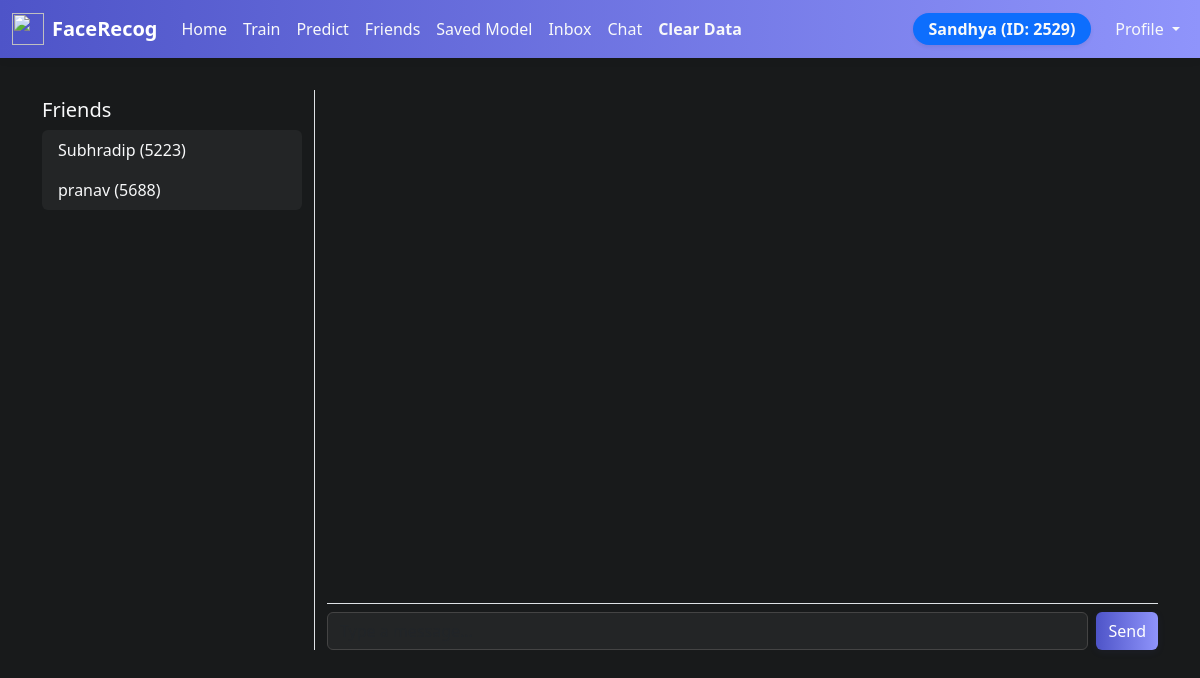
The page /chat (signed in) on the database its author committed.
### tables this page shows
CREATE TABLE users (
            id INTEGER PRIMARY KEY AUTOINCREMENT,
            username TEXT UNIQUE NOT NULL,
            password_hash TEXT NOT NULL,
            unique_id TEXT UNIQUE NOT NULL
        );

### app.py (the view)
@app.route('/chat')
@login_required
def chat():
    conn = get_db()
    friends = conn.execute('SELECT u.id, u.username, u.unique_id FROM friendships f JOIN users u ON f.friend_id = u.id WHERE f.user_id = ?', (current_user.id,)).fetchall()
    conn.close()
    return render_template('chat.html', friends=friends)

### app.py (called while the page is built)
def get_db():
    conn = sqlite3.connect(DATABASE)
    conn.row_factory = sqlite3.Row
    return conn

@login_manager.user_loader
def load_user(user_id):
    return User.get(user_id)

@app.context_processor
def inject_user_id():
    unique_id = None
    if current_user.is_authenticated:
        unique_id = getattr(current_user, 'unique_id', None)
    return dict(current_user_id=unique_id)

    @staticmethod
    def get(user_id):
        conn = get_db()
        user = conn.execute('SELECT * FROM users WHERE id = ?', (user_id,)).fetchone()
        conn.close()
        if user:
            return User(user['id'], user['username'], user['password_hash'], user['unique_id'])
        return None

### templates/chat.html (shortened to what this page needs)
{% extends 'base.html' %}
{% block content %}
<div class="row" style="height:70vh;">
  <div class="col-3 border-end" style="overflow-y:auto;">
    <h5 class="mt-2">Friends</h5>
    <ul class="list-group" id="friend-list">
      {% for friend in friends %}
        <li class="list-group-item list-group-item-action" data-friend-id="{{ friend['id'] }}" data-friend-name="{{ friend['username'] }}" style="cursor:pointer;">
          {{ friend['username'] }} ({{ friend['unique_id'] }})
        </li>
      {% endfor %}
    </ul>
  </div>
  <div class="col-9 d-flex flex-column" style="height:100%;">
    <div class="flex-grow-1 border-bottom" id="chat-window" style="overflow-y:auto; height:60vh;"></div>
    <form id="chat-form" class="d-flex mt-2" style="display:none;">
      <input type="text" class="form-control me-2" id="chat-input" placeholder="Type a message...">
      <button type="submit" class="btn btn-primary">Send</button>
    </form>
  </div>
</div>
{% endblock %}

### templates/base.html (shortened to what this page needs)
<!DOCTYPE html>
<html lang="en">
<head>
    <link href="https://cdn.jsdelivr.net/npm/bootstrap@5.3.0/dist/css/bootstrap.min.css" rel="stylesheet">
</head>
<body>
<nav class="navbar navbar-expand-lg navbar-light" style="background: linear-gradient(90deg, #4e54c8 0%, #8f94fb 100%); box-shadow: 0 2px 8px rgba(0,0,0,0.07);">
  <div class="container-fluid">
    <a class="navbar-brand d-flex align-items-center" href="{{ url_for('home') }}">
      <img src="https://img.icons8.com/ios-filled/50/4e54c8/face-id.png" width="32" height="32" class="me-2"/>
      <span class="fw-bold text-white">FaceRecog</span>
    </a>
    <div class="collapse navbar-collapse" id="navbarNav">
      <ul class="navbar-nav me-auto mb-2 mb-lg-0">
        <li class="nav-item">
          <a class="nav-link text-white" href="{{ url_for('home') }}">Home</a>
        </li>
        <li class="nav-item">
          <a class="nav-link text-white" href="{{ url_for('train') }}">Train</a>
        </li>
        <li class="nav-item">
          <a class="nav-link text-white" href="{{ url_for('predict') }}">Predict</a>
        </li>
        <li class="nav-item">
          <a class="nav-link text-white" href="{{ url_for('friends') }}">Friends</a>
        </li>
        <li class="nav-item">
          <a class="nav-link text-white" href="{{ url_for('saved_models') }}">Saved Model</a>
        </li>
        {% if current_user.is_authenticated %}
          <li class="nav-item">
            <a class="nav-link text-white" href="{{ url_for('inbox') }}">Inbox</a>
          </li>
          <li class="nav-item">
            <a class="nav-link text-white" href="{{ url_for('chat') }}">Chat</a>
          </li>
          <li class="nav-item">
            <a class="nav-link text-danger fw-bold" href="#" onclick="confirmClearData(event)">Clear Data</a>
          </li>
        {% endif %}
      </ul>
      {% if current_user.is_authenticated and current_user_id %}
        <span class="navbar-text me-3 text-white bg-primary rounded-pill px-3 py-1 fw-bold shadow-sm">
          {{ current_user.username }} (ID: {{ current_user_id }})
        </span>
      {% endif %}
      <ul class="navbar-nav">
        <li class="nav-item dropdown">
          <a class="nav-link dropdown-toggle text-white" href="#" id="profileDropdown" role="button" data-bs-toggle="dropdown" aria-expanded="false">
            Profile
          </a>
        </li>
      </ul>
    </div>
  </div>
</nav>
<div class="container mt-4">
    {% block content %}{% endblock %}
</div>
</body>
</html>

### templates/base.html (style rules this page uses)
body { background: #181a1b !important; color: #f8f9fa !important; }
.card, .list-group-item, .dropdown-menu { background: #232526 !important; color: #f8f9fa !important; border: none; }
.navbar, .navbar-nav .nav-link, .navbar-brand, .navbar-text { color: #f8f9fa !important; }
.form-control, .form-select { background: #232526 !important; color: #f8f9fa !important; border: 1px solid #444; }
.btn-primary, .btn-success, .btn-danger, .btn-secondary { border: none; box-shadow: 0 2px 8px rgba(78,84,200,0.08); }
.btn-primary { background: linear-gradient(90deg, #4e54c8 0%, #8f94fb 100%); }
nav.navbar { position: fixed; top: 0; left: 0; width: 100%; z-index: 1030; }
.container { margin-top: 90px !important; }

### rows shown on the page
users: username "Sandhya", unique "2529"
users: username "Subhradip", unique_id "5223"
users: username "pranav", unique_id "5688"
